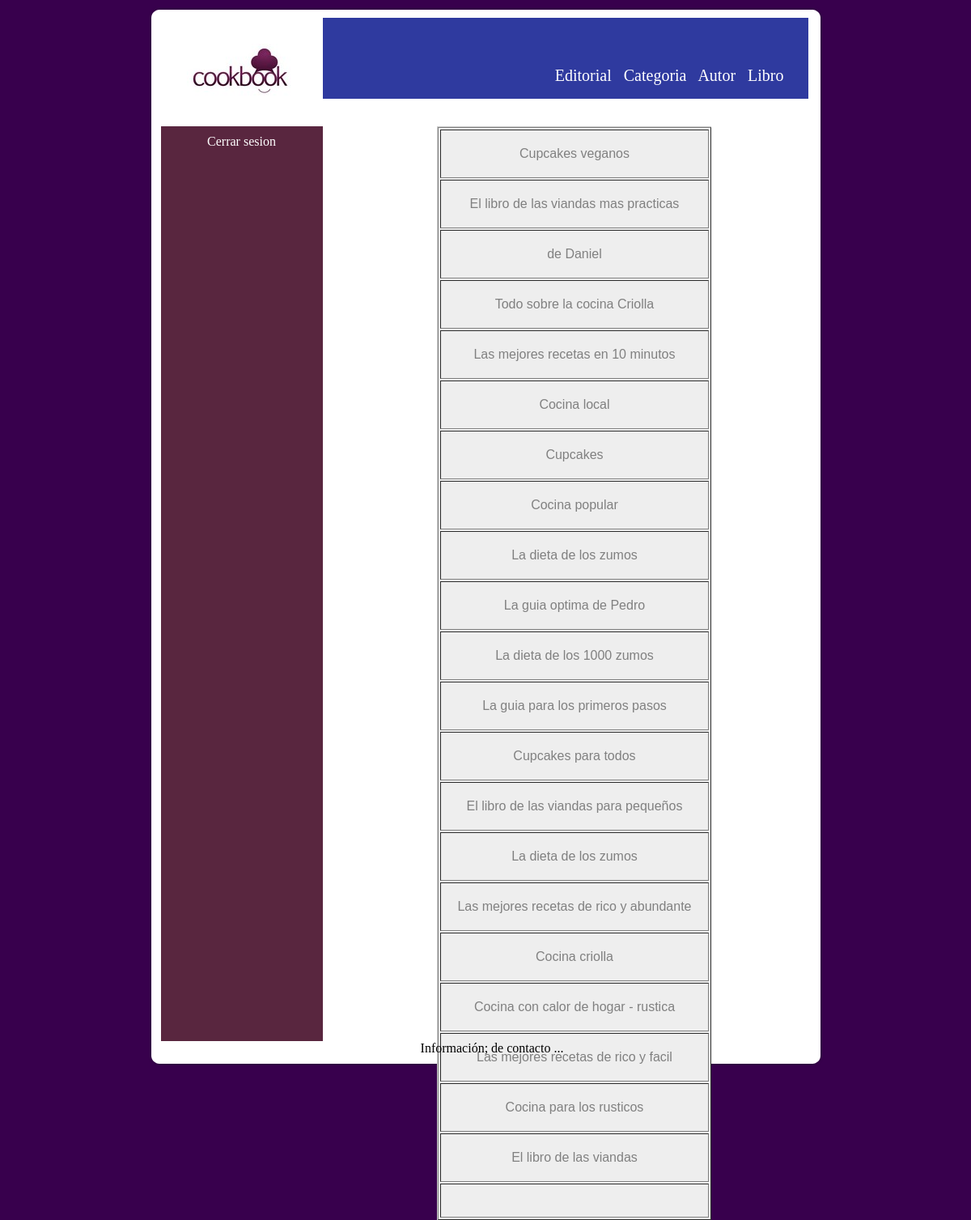
The page /Sistema/Backend.php on the database its author committed.
### tables this page shows
CREATE TABLE IF NOT EXISTS `libro` (
  `ISBN` varchar(11) NOT NULL,
  `stock_minimo` int(11) NOT NULL,
  `stock_actual` int(11) NOT NULL,
  `precio` double NOT NULL,
  `titulo` varchar(50) NOT NULL,
  `idioma` varchar(30) NOT NULL,
  `paginas` int(11) NOT NULL,
  `fecha_publi` date NOT NULL,
  `id_autor` int(11) NOT NULL,
  `id_editorial` int(11) NOT NULL,
  `oferta` tinyint(1) NOT NULL DEFAULT '0',
  PRIMARY KEY (`ISBN`,`id_autor`,`id_editorial`),
  KEY `id_autor` (`id_autor`),
  KEY `id_editorial` (`id_editorial`)
);

### Sistema/Backend.php (the view, shortened to what this page needs)
<!DOCTYPE html PUBLIC "-//W3C//DTD XHTML 1.0 Strict//EN"
	"http://www.w3.org/TR/xhtml1/DTD/xhtml1-strict.dtd">
<html xmlns="http://www.w3.org/1999/xhtml" xml:lang="en" lang="en">
</html>
<head>
 <?php
		include('conectar.php');
		$result = mysqli_query($link, "SELECT * FROM libro ORDER BY ISBN asc");
 ?>
 <link rel="stylesheet" href="estilos.css"/>
 </head>
 <body>
<div class="contenedor">
   <div class='fondoContenedorTop'></div>
   <div class='fondoContenedorMain'>
	  <div class="encabezado">
			<div class="logo"></div>
			<div class="menu">
					<div class="logeo">
							<a href="./editorial.php">Editorial  &nbsp;</a>
							<a href="./categoria.php">Categoria  &nbsp;</a>
							<a href="./autor.php">Autor  &nbsp;</a>
							<a href="./libro.php">Libro  &nbsp;</a>
					</div>
			</div>
	  </div>
	  <div class="principal">
		  	<div class="columna">
					<div class="sesion"><a href='cerrarSesion.php'>Cerrar sesion</a></div>
	        </div>
			<div class="tabla">
					<?php
						$codigo = '<table border="1" cellpadding="20">';
						while ($arreglo = mysqli_fetch_array($result)) {
								$codigo .= '<tr>';
								$codigo .= '<td>'.utf8_encode($arreglo["titulo"]).'</td>';
								$codigo .= '</tr>';
						}
						$codigo .='</table>';
						echo $codigo;
					?>
			</div>
		</div>
	  <div class="piedepagina">
		Informaci&oacuten; de contacto ...
	  </div>
     </div>
</div>
 </body>
</html>

### Sistema/estilos.css (style rules this page uses)
body { background-image:url("./Imagenes/Fondo.png"); text-align:center; }
.contenedor { width:835px; margin:auto; }
.encabezado { background-image:url("./Imagenes/banner.png"); width:800px; height:100px; background-repeat:no-repeat; }
.logo { background-image:url("./Imagenes/Logo.png"); float: left; width:200px; height:134px; }
.logeo { float:left; margin-left:20px; margin-top:60px; font-size:20px; }
a:link { color:#FFFFFF; text-decoration:none; }
.sesion { margin-top:10px; }
.columna { float:left; background-image:url("./Imagenes/columna.png"); width:200px; height:1130px; }
.tabla { float:right; margin-right:120px; border-top:1px solid #ccc; border-left:1px solid #ccc; background-color:#eee; color: gray; text-align:center; font-family:arial,verdana,times; }
.menu { float: right; padding-right:20px; }
.principal { height:1110px; width:800px; float:left; }
.fondoContenedorTop { background-image:url("./Imagenes/panel_arriba.png"); height:14px; }
.fondoContenedorMain { background-image:url("./Imagenes/panel_medio.png"); padding-left:16px; }
.piedepagina { padding-top:20px; clear:both; text-align:center; }

### rows shown on the page
libro: titulo "Cupcakes veganos"
libro: titulo "El libro de las viandas mas practicas"
libro: titulo "de Daniel"
libro: titulo "Todo sobre la cocina Criolla"
libro: titulo "Las mejores recetas en 10 minutos"
libro: titulo "Cocina local"
libro: titulo "Cupcakes"
libro: titulo "Cocina popular"
libro: titulo "La dieta de los zumos"
libro: titulo "La guia optima de Pedro"
libro: titulo "La dieta de los 1000 zumos"
libro: titulo "La guia para los primeros pasos"
libro: titulo "Cupcakes para todos"
libro: titulo "El libro de las viandas para pequeños"
libro: titulo "La dieta de los zumos"
libro: titulo "Las mejores recetas de rico y abundante"
libro: titulo "Cocina criolla"
libro: titulo "Cocina con calor de hogar - rustica"
libro: titulo "Las mejores recetas de rico y facil"
libro: titulo "Cocina para los rusticos"
libro: titulo "El libro de las viandas"
